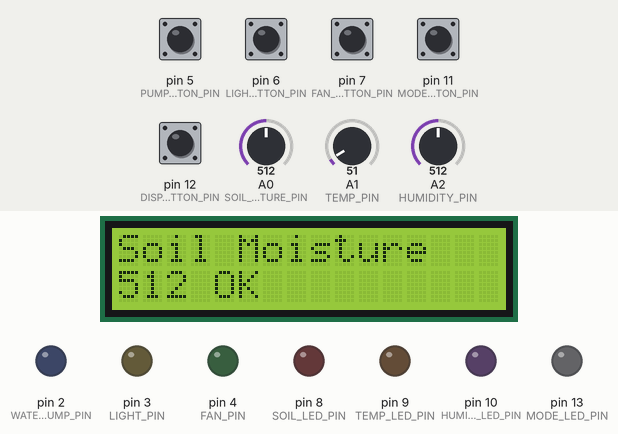
Bench run of a sketch on a simulated Arduino Uno, built with avr-gcc and run on an emulated ATmega328P. Shown: 16×2 character LCD, output pins drawn as LEDs (lit = HIGH). The test bench sets the inputs (shaded band); at power-on: pin 5 (PUMP_BUTTON_PIN), pin 6 (LIGHT_BUTTON_PIN), pin 7 (FAN_BUTTON_PIN), pin 11 (MODE_BUTTON_PIN), pin 12 (DISPLAY_BUTTON_PIN) HIGH, A0 (SOIL_MOISTURE_PIN) = 512, A1 (TEMP_PIN) = 51, A2 (HUMIDITY_PIN) = 512. What the sketch prints to the serial monitor is not drawn.

Above: at 1.2 s.
1.3 s: pin 11 (MODE_BUTTON_PIN) pulled LOW for 0.15 s
At 1.51 s:
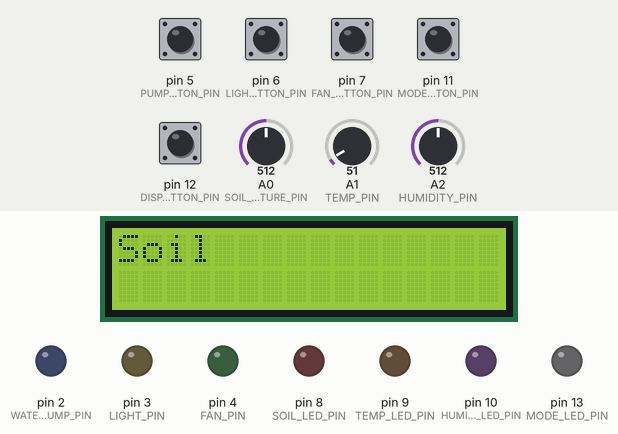
3.0 s: A0 (SOIL_MOISTURE_PIN) set to 414
At 3.2 s:
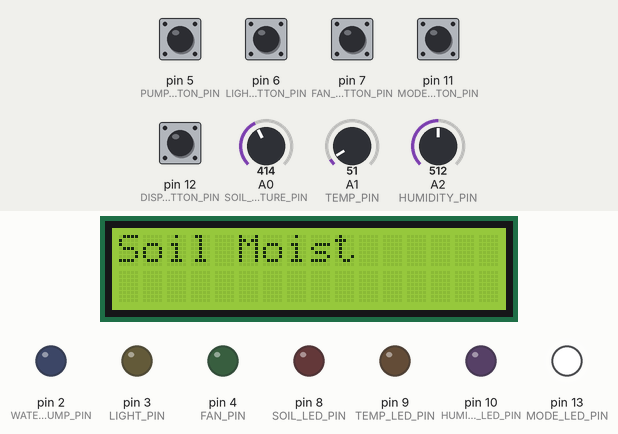
4.7 s: A0 (SOIL_MOISTURE_PIN) set to 391
At 6.3 s:
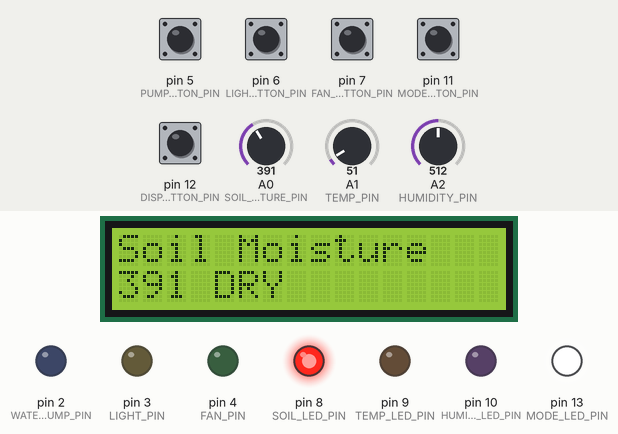
6.6 s: pin 12 (DISPLAY_BUTTON_PIN) pulled LOW for 0.15 s
At 7.9 s:
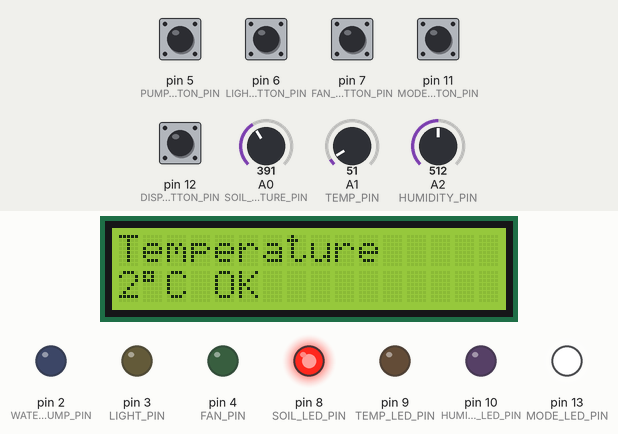
8.2 s: pin 11 (MODE_BUTTON_PIN) pulled LOW for 1 s
At 8.33 s:
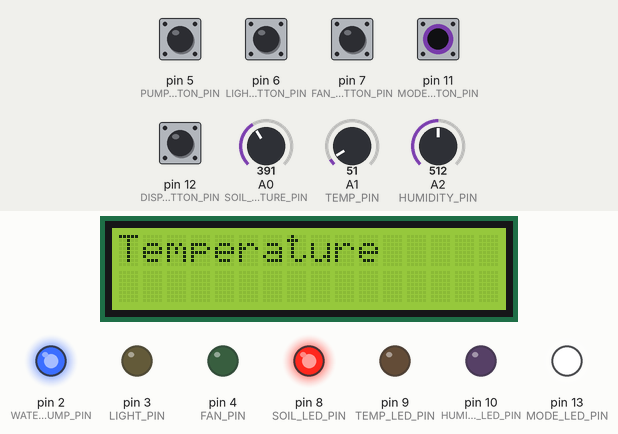
10.7 s: A1 (TEMP_PIN) set to 71
At 11.12 s:
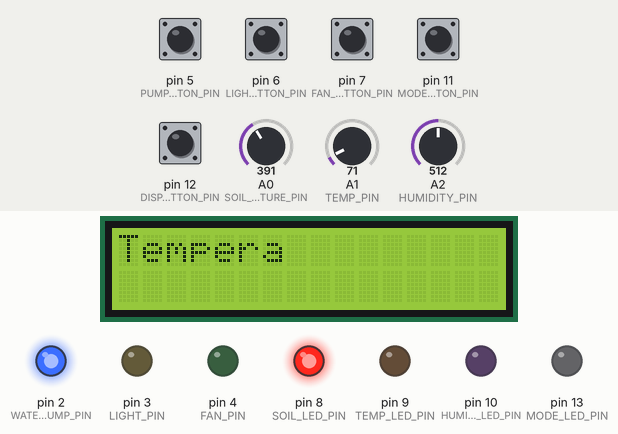
Timing chart, 0 to 13.6 s (numbered marks = the images above; inputs shaded):
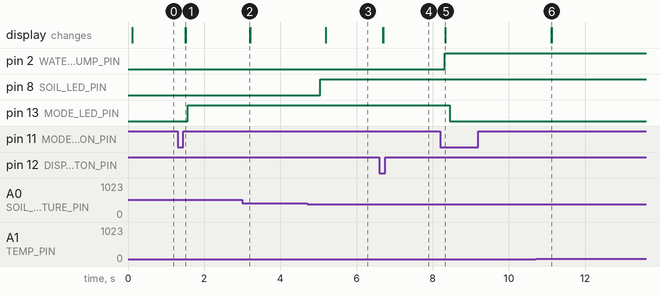

The sketch:

plant_care_freertos_wokwi.ino
```cpp
#include <Arduino_FreeRTOS.h>
#include <semphr.h>
#include <Wire.h>
#include <LiquidCrystal_I2C.h>

// - Potentiometer 1 = Soil moisture sensor
// - Potentiometer 2 = Temperature sensor
// - Potentiometer 3 = Humidity sensor

// Sensors
const int SOIL_MOISTURE_PIN = A0;
const int TEMP_PIN          = A1;
const int HUMIDITY_PIN      = A2;

// Actuators
const int WATER_PUMP_PIN = 2;
const int LIGHT_PIN      = 3;
const int FAN_PIN        = 4;

// Manual control buttons
const int PUMP_BUTTON_PIN  = 5;
const int LIGHT_BUTTON_PIN = 6;
const int FAN_BUTTON_PIN   = 7;

// Sensor trigger indicator LEDs
const int SOIL_LED_PIN     = 8;
const int TEMP_LED_PIN     = 9;
const int HUMIDITY_LED_PIN = 10;

// Mode button and mode LED
const int MODE_BUTTON_PIN = 11;
const int MODE_LED_PIN    = 13;   // ON = Manual mode, OFF = Auto mode

// LCD screen cycle button
const int DISPLAY_BUTTON_PIN = 12;

// THRESHOLDS
const int DRY_SOIL_THRESHOLD = 400;  // Soil value below 400 means dry
const int HOT_TEMP_THRESHOLD = 30;   // Temperature above 30 C means hot
const int LOW_HUMIDITY_LIMIT = 40;   // Humidity below 40% means low humidity

// false = automatic mode
// true  = manual mode
volatile bool manualMode = false;

LiquidCrystal_I2C lcd(0x27, 16, 2);

// Written by TaskSensor, read by TaskAutoControl (and updateLCD()).
volatile int  g_soilMoisture  = 0;
volatile int  g_temperatureC  = 0;
volatile int  g_humidityPct   = 0;
volatile bool g_soilIsDry     = false;
volatile bool g_tempIsHot     = false;
volatile bool g_humidityIsLow = false;

volatile uint8_t displayMode = 0;
const uint8_t DISPLAY_MODE_COUNT = 5;

// BINARY SEMAPHORE
SemaphoreHandle_t xModeSemaphore = NULL;

// TASK PROTOTYPES

void TaskManualControl(void *pvParameters);
void TaskSensor(void *pvParameters);
void TaskAutoControl(void *pvParameters);
void updateLCD();

void setup() {
  Serial.begin(9600);

  // Actuator pins
  pinMode(WATER_PUMP_PIN, OUTPUT);
  pinMode(LIGHT_PIN, OUTPUT);
  pinMode(FAN_PIN, OUTPUT);

  // Indicator LED pins
  pinMode(SOIL_LED_PIN, OUTPUT);
  pinMode(TEMP_LED_PIN, OUTPUT);
  pinMode(HUMIDITY_LED_PIN, OUTPUT);
  pinMode(MODE_LED_PIN, OUTPUT);
  pinMode(PUMP_BUTTON_PIN, INPUT_PULLUP);
  pinMode(LIGHT_BUTTON_PIN, INPUT_PULLUP);
  pinMode(FAN_BUTTON_PIN, INPUT_PULLUP);
  pinMode(MODE_BUTTON_PIN, INPUT_PULLUP);
  pinMode(DISPLAY_BUTTON_PIN, INPUT_PULLUP);

  digitalWrite(WATER_PUMP_PIN, LOW);
  digitalWrite(LIGHT_PIN, LOW);
  digitalWrite(FAN_PIN, LOW);
  digitalWrite(SOIL_LED_PIN, LOW);
  digitalWrite(TEMP_LED_PIN, LOW);
  digitalWrite(HUMIDITY_LED_PIN, LOW);
  digitalWrite(MODE_LED_PIN, LOW);

  // I2C LCD init
  Wire.begin();
  lcd.init();
  lcd.backlight();
  lcd.setCursor(0, 0);
  lcd.print("Plant Care Sys");
  lcd.setCursor(0, 1);
  lcd.print("Initializing...");

  xModeSemaphore = xSemaphoreCreateBinary();

  // Priority 3 (highest)
  xTaskCreate(
    TaskManualControl,
    "Manual",
    88,
    NULL,
    3,
    NULL
  );

  // Priority 2: read sensors once a second.
  xTaskCreate(
    TaskSensor,
    "Sensor",
    64,
    NULL,
    2,
    NULL
  );

  // Priority 1: drive actuators in AUTO, refresh LCD and Serial.
  xTaskCreate(
    TaskAutoControl,
    "Auto",
    120,
    NULL,
    1,
    NULL
  );
}

void loop() {

}

// LCD SCREEN UPDATE

void updateLCD() {
  lcd.clear();

  switch (displayMode) {
    case 0:
      lcd.setCursor(0, 0);
      lcd.print("Soil Moisture");
      lcd.setCursor(0, 1);
      lcd.print(g_soilMoisture);
      lcd.print(g_soilIsDry ? " DRY" : " OK");
      break;

    case 1:
      lcd.setCursor(0, 0);
      lcd.print("Temperature");
      lcd.setCursor(0, 1);
      lcd.print(g_temperatureC);
      lcd.print((char)223);
      lcd.print("C ");
      lcd.print(g_tempIsHot ? "HOT" : "OK");
      break;

    case 2:
      lcd.setCursor(0, 0);
      lcd.print("Humidity");
      lcd.setCursor(0, 1);
      lcd.print(g_humidityPct);
      lcd.print("% ");
      lcd.print(g_humidityIsLow ? "LOW" : "OK");
      break;

    case 3:
      lcd.setCursor(0, 0);
      lcd.print("Mode: ");
      lcd.print(manualMode ? "MANUAL" : "AUTO");
      lcd.setCursor(0, 1);
      lcd.print("Plant Care Sys");
      break;

    case 4:
    default:
      lcd.setCursor(0, 0);
      lcd.print("Pump:");
      lcd.print(digitalRead(WATER_PUMP_PIN) ? "ON " : "OFF");
      lcd.print(" Fan:");
      lcd.print(digitalRead(FAN_PIN) ? "ON " : "OFF");
      lcd.setCursor(0, 1);
      lcd.print("Light:");
      lcd.print(digitalRead(LIGHT_PIN) ? "ON" : "OFF");
      break;
  }
}

// TASK 1: MANUAL CONTROL (priority 3, highest)

void TaskManualControl(void *pvParameters) {
  (void) pvParameters;

  bool lastModeButtonState    = HIGH;
  bool lastDisplayButtonState = HIGH;

  for (;;) {
    // MODE button toggles AUTO / MANUAL
    bool currentModeButtonState = digitalRead(MODE_BUTTON_PIN);
    if (lastModeButtonState == HIGH && currentModeButtonState == LOW) {
      manualMode = !manualMode;

      // Safety: turn OFF all actuators on mode change
      digitalWrite(WATER_PUMP_PIN, LOW);
      digitalWrite(LIGHT_PIN, LOW);
      digitalWrite(FAN_PIN, LOW);

      // Signal TaskAutoControl that a mode change happened. That task
      // is responsible for printing the "Mode changed to..." message
      // and refreshing the LCD.
      xSemaphoreGive(xModeSemaphore);

      vTaskDelay(250 / portTICK_PERIOD_MS);  // debounce
    }
    lastModeButtonState = currentModeButtonState;

    // DISPLAY button cycles the LCD screen
    bool currentDisplayButtonState = digitalRead(DISPLAY_BUTTON_PIN);
    if (lastDisplayButtonState == HIGH && currentDisplayButtonState == LOW) {
      displayMode = (displayMode + 1) % DISPLAY_MODE_COUNT;

      Serial.print(F("Display mode: "));
      Serial.println(displayMode);

      vTaskDelay(250 / portTICK_PERIOD_MS);  // debounce
    }
    lastDisplayButtonState = currentDisplayButtonState;

    // Mode LED ON = manual mode
    digitalWrite(MODE_LED_PIN, manualMode ? HIGH : LOW);

    // Manual actuator buttons only work in manual mode
    if (manualMode == true) {
      digitalWrite(WATER_PUMP_PIN, digitalRead(PUMP_BUTTON_PIN)  == LOW ? HIGH : LOW);
      digitalWrite(LIGHT_PIN,      digitalRead(LIGHT_BUTTON_PIN) == LOW ? HIGH : LOW);
      digitalWrite(FAN_PIN,        digitalRead(FAN_BUTTON_PIN)   == LOW ? HIGH : LOW);
    }

    vTaskDelay(50 / portTICK_PERIOD_MS);  // 20 Hz button polling
  }
}

// TASK 2: SENSOR READING (priority 2)

void TaskSensor(void *pvParameters) {
  (void) pvParameters;

  for (;;) {
    int soilMoisture = analogRead(SOIL_MOISTURE_PIN);
    int rawTemp      = analogRead(TEMP_PIN);
    int rawHumidity  = analogRead(HUMIDITY_PIN);

    int temperatureC = map(rawTemp, 0, 1023, 0, 50);
    int humidityPct  = map(rawHumidity, 0, 1023, 0, 100);

    bool soilIsDry     = soilMoisture < DRY_SOIL_THRESHOLD;
    bool tempIsHot     = temperatureC > HOT_TEMP_THRESHOLD;
    bool humidityIsLow = humidityPct < LOW_HUMIDITY_LIMIT;

    g_soilMoisture  = soilMoisture;
    g_temperatureC  = temperatureC;
    g_humidityPct   = humidityPct;
    g_soilIsDry     = soilIsDry;
    g_tempIsHot     = tempIsHot;
    g_humidityIsLow = humidityIsLow;

    // Sensor indicator LEDs (active in both AUTO and MANUAL)
    digitalWrite(SOIL_LED_PIN,     soilIsDry     ? HIGH : LOW);
    digitalWrite(TEMP_LED_PIN,     tempIsHot     ? HIGH : LOW);
    digitalWrite(HUMIDITY_LED_PIN, humidityIsLow ? HIGH : LOW);

    vTaskDelay(1000 / portTICK_PERIOD_MS);
  }
}

// TASK 3: AUTO CONTROL + LCD + SERIAL (priority 1, lowest)

void TaskAutoControl(void *pvParameters) {
  (void) pvParameters;

  uint8_t lastDisplayMode   = 255;
  uint8_t lastActuatorState = 0xFF;
  int     lastSoilMoisture  = -1;
  int     lastTemperatureC  = -1;
  int     lastHumidityPct   = -1;
  uint8_t serialTickCounter = 5;  // force a first print

  for (;;) {
    bool needsRedraw = false;

    // Mode-change signal from TaskManualControl. Non-blocking poll
    if (xSemaphoreTake(xModeSemaphore, 0) == pdTRUE) {
      Serial.print(F("Mode changed to: "));
      Serial.println(manualMode ? F("MANUAL") : F("AUTO"));
      needsRedraw = true;
    }

    // Automatic actuator control
    if (manualMode == false) {
      digitalWrite(WATER_PUMP_PIN, g_soilIsDry     ? HIGH : LOW);
      digitalWrite(FAN_PIN,        g_tempIsHot     ? HIGH : LOW);
      digitalWrite(LIGHT_PIN,      g_humidityIsLow ? HIGH : LOW);
    }

    if (displayMode != lastDisplayMode) {
      lastDisplayMode = displayMode;
      needsRedraw = true;
    }
    uint8_t actuatorState = (digitalRead(WATER_PUMP_PIN) ? 0x01 : 0)
                          | (digitalRead(LIGHT_PIN)      ? 0x02 : 0)
                          | (digitalRead(FAN_PIN)        ? 0x04 : 0);
    if (actuatorState != lastActuatorState) {
      lastActuatorState = actuatorState;
      needsRedraw = true;
    }
    if (g_soilMoisture != lastSoilMoisture ||
        g_temperatureC != lastTemperatureC ||
        g_humidityPct  != lastHumidityPct) {
      lastSoilMoisture = g_soilMoisture;
      lastTemperatureC = g_temperatureC;
      lastHumidityPct  = g_humidityPct;
      needsRedraw = true;
    }
    if (needsRedraw) {
      updateLCD();
    }

    // Serial monitor: print full status every ~1 s (5 * 200 ms)
    if (++serialTickCounter >= 5) {
      serialTickCounter = 0;

      Serial.println(F("========== PLANT CARE SYSTEM =========="));
      Serial.print(F("Mode: "));
      Serial.println(manualMode ? F("MANUAL") : F("AUTO"));

      Serial.print(F("Soil Moisture Raw: "));
      Serial.print(g_soilMoisture);
      Serial.println(g_soilIsDry ? F("  -> DRY, Soil LED ON") : F("  -> OK"));

      Serial.print(F("Temperature: "));
      Serial.print(g_temperatureC);
      Serial.println(g_tempIsHot ? F(" C  -> HOT, Temp LED ON") : F(" C  -> OK"));

      Serial.print(F("Humidity: "));
      Serial.print(g_humidityPct);
      Serial.println(g_humidityIsLow ? F(" %  -> LOW, Humidity LED ON") : F(" %  -> OK"));

      Serial.println(manualMode ? F("Auto actuator control: PAUSED")
                                : F("Auto actuator control: ACTIVE"));
      Serial.println();
    }

    vTaskDelay(200 / portTICK_PERIOD_MS);
  }
}
```

Measured:
- the behaviour switches between 400 and 399 on A0 (SOIL_MOISTURE_PIN) (found by bisection; images 2 and 3)
- after the input at 1.3 s, pin 13 (MODE_LED_PIN): LOW → HIGH after 0.26 s; the display: changes after 0.20 s (image 1)
- after the input at 3.0 s, the display: changes after 0.20 s (image 2)
- after the input at 4.7 s, pin 8 (SOIL_LED_PIN): LOW → HIGH after 0.35 s; the display: changes after 0.50 s (image 3)
- after the input at 6.6 s, the display: first changes after 0.09 s (image 4 shows a later state)
- after the input at 8.2 s, pin 2 (WATER_PUMP_PIN): LOW → HIGH after 0.11 s; pin 13 (MODE_LED_PIN): HIGH → LOW after 0.25 s; the display: changes after 0.13 s (image 5)
- after the input at 10.7 s, the display: changes after 0.42 s (image 6)
